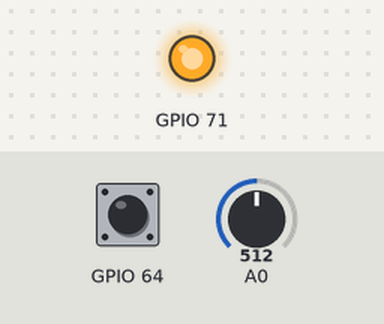
Simulated run of this sketch. Board: ESP8266 (NodeMCU). On the bench: output pins drawn as LEDs (lit = HIGH). Inputs (shaded band) come from the test bench; at power-on: GPIO 64 HIGH, A0 = 512. What the sketch prints to the serial monitor is not drawn.

Above: at 1.2 s.
1.3 s: GPIO 64 pulled LOW for 0.15 s
At 1.37 s:
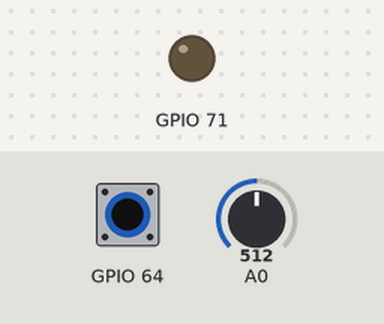
2.9 s: GPIO 64 pulled LOW for 3.2 s
At 6.5 s:
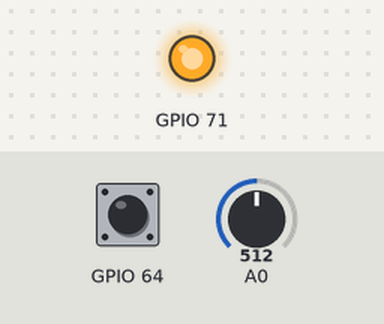
Timing chart, 0 to 8.0 s (numbered marks = the images above; inputs shaded):
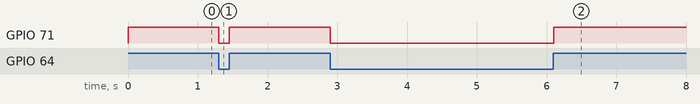

Measured:
- after the input at 1.3 s, GPIO 71: HIGH → LOW at once, → HIGH 0.15 s later
- after the input at 2.9 s, GPIO 71: HIGH → LOW at once, → HIGH 3.2 s later

The sketch:

AAA.ino
```cpp
#include <Wire.h>
#include "Adafruit_MCP23017.h"
// Instance of MCP23017 library
Adafruit_MCP23017 mcp;
void setup() {
  Serial.begin(9600);
  mcp.begin();
  mcp.pinMode(7, OUTPUT);
  mcp.pinMode(0, INPUT);
  mcp.pullUp(0,LOW);
  pinMode(D0,INPUT);
  pinMode(A0,INPUT);
}
void loop() {
  Serial.println(analogRead(A0));/*mcp.digitalRead(0)*/
  mcp.digitalWrite(7,mcp.digitalRead(0));
}
```
